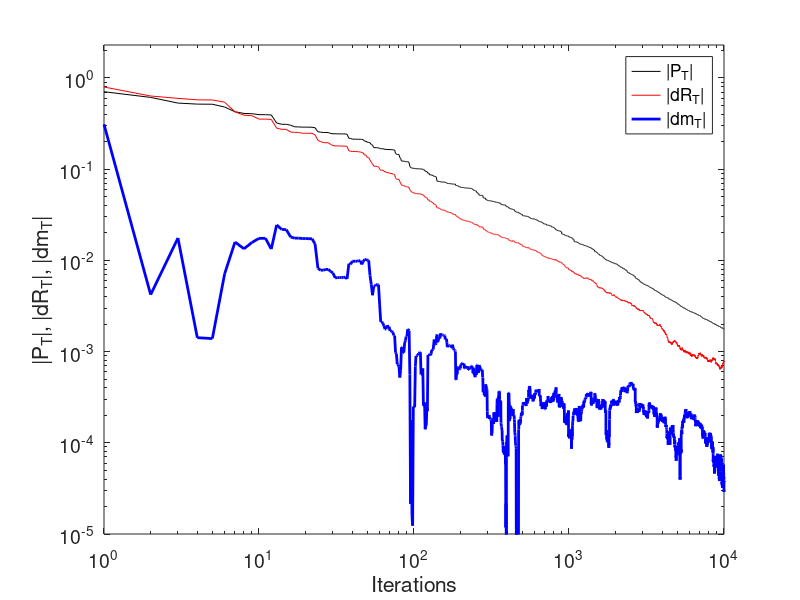
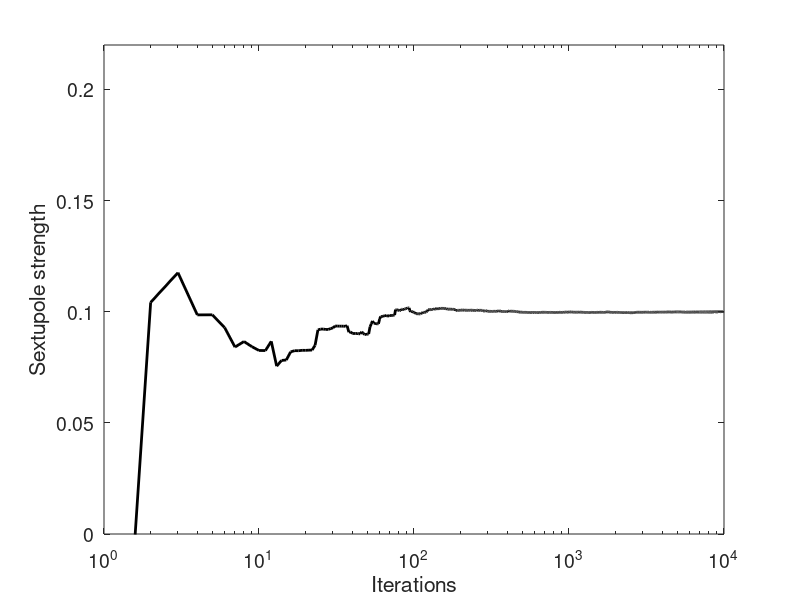

Write MATLAB code to recreate these figures, in order.
% tmm_2D_nonlin.m, V. Ziemann, 250317
clear all;% close all;

Niter=10000;
sigm=1e-2;
alpha=1;
dither=1;
%rng(1234);   % start with a definite seed

L1=2; L2=1; L3=1; L4=3;
DD=@(L)[1,L;0,1];
D1=DD(L1);
D2=DD(L2);
D3=DD(L3);
D4=DD(L4);

DUT=randn(2);
tmp=det(DUT);
if tmp < 0
  DUT=[DUT(:,2),DUT(:,1)];
  DUT=DUT/sqrt(det(DUT));
else
  DUT=DUT/sqrt(det(DUT));
end
DUT
% or use any other matrix

ndim=2;
nfit=10;
xx=zeros(ndim,1); zz=zeros(ndim,1);
P=eye(nfit);             % initial value of Pt
qhat=zeros(nfit,1);      % initial parameter extimate
data=zeros(Niter,4);     % storage for later plotting
offs=0.0*randn(4,1);     % BPM offset, non-zero value corrupts
sext=0.1;                % sextupolar kick

for iter=1:Niter
  x0=dither*randn(2,1); % different starting orbits, dither 
  x1=x0;
  x2=D1*x1;
  x=D2*x2;
  y=DUT*x+[0;sext*x(1).^2];  % added nonlinearity
  x3=D3*y;
  x4=D4*x3;
% add noise to BPM measurements
  x1=x1+sigm*randn(2,1)+[offs(1);0];
  x2=x2+sigm*randn(2,1)+[offs(2);0];
  x3=x3+sigm*randn(2,1)+[offs(3);0];
  x4=x4+sigm*randn(2,1)+[offs(4);0];
% reconstruct x from x1 and x2
  xx(1)=x2(1)+L2*(x2(1)-x1(1))/L1;
  xx(2)=(x2(1)-x1(1))/L1;
% reconstruct y from x3 and x4
  zz(1)=x3(1)-L3*(x4(1)-x3(1))/L4;
  zz(2)=(x4(1)-x3(1))/L4;
  %....................System Identification                                      
  G=[xx(1),xx(2),xx(1)^2,xx(1)*xx(2),xx(2)^2,zeros(1,5);
    zeros(1,5),xx(1),xx(2),xx(1)^2,xx(1)*xx(2),xx(2)^2];
  tmp2=eye(nfit)-P*G'*inv(alpha*eye(ndim)+G*P*G')*G;    
  Pnew=tmp2*P/alpha;                              
  qhat=tmp2*(qhat+P*G'*zz/alpha);
  P=Pnew;
  % display
  dDUT=DUT-[qhat(1), qhat(2);qhat(6),qhat(7)];
  data(iter,1)=trace(P'*P)/16;
  data(iter,2)=trace(dDUT'*dDUT)/4;
  data(iter,3)=P(1,1);
  data(iter,4)=qhat(8);
  data(iter,5)=abs(qhat(8)-sext);
end
DUT_T=[qhat(1), qhat(2);qhat(6),qhat(7)]
mm=1:Niter;
figure(1)
loglog(mm,sqrt(data(:,1)),'k',mm,sqrt(data(:,2)),'r', ...
  mm,data(:,5),'b','Linewidth',2)
xlabel('Iterations'); ylabel('|P_T|, |dR_T|, |dm_T|')
legend('|P_T|','|dR_T|','|dm_T|')
ylim([1e-5,2.3])
set(gca,'FontSize',14)

figure(2)
semilogx(mm,data(:,4),'k','LineWidth',2)
ylim([0,0.22])
xlabel('Iterations'); ylabel('Sextupole strength')
set(gca,'FontSize',14)

qhat=qhat'